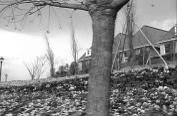
#> input picture ProjectFiles/CSC-340/Media/tree1.jpg, 177 x 116 px, found by its file name
$ python Assignment_opticalflow.py
#> lines starting #> are read from the running program, lines starting #| are printed output that depends on the picture
import cv2
import numpy as np
from math import atan2, pi, sqrt

def compute_gradients(img1, img2):
    """
    Compute the gradients of the two images (Ix, Iy, and It).

    Args:
        img1: First image (grayscale).
        img2: Second image (grayscale).

    Returns:
        Ix: Gradient in the x direction.
        Iy: Gradient in the y direction.
        It: Temporal gradient (difference between img1 and img2).
    """
    height, width = img1.shape
    Ix = [[0.0 for _ in range(width)] for _ in range(height)]
    Iy = [[0.0 for _ in range(width)] for _ in range(height)]
    It = [[0.0 for _ in range(width)] for _ in range(height)]

    for y in range(1, height - 1):
        for x in range(1, width - 1):
            # Compute gradients using central difference for spatial (Ix, Iy) and temporal (It) gradients
            Ix[y][x] = (float(img1[y][x + 1]) - float(img1[y][x - 1])) / 2.0
            Iy[y][x] = (float(img1[y + 1][x]) - float(img1[y - 1][x])) / 2.0
            It[y][x] = float(img2[y][x]) - float(img1[y][x])

    return Ix, Iy, It

def lucas_kanade_flow(img1, img2, window_size=21):
    """
    Compute the optical flow using the Lucas-Kanade method.

    Args:
        img1: First image (grayscale).
        img2: Second image (grayscale).
        window_size: Size of the window for calculating the flow.

    Returns:
        u: Horizontal optical flow.
        v: Vertical optical flow.
        Ix: Gradient in the x direction.
        Iy: Gradient in the y direction.
        It: Temporal gradient (difference between img1 and img2).
    """
    # Compute image gradients (Ix, Iy, It)
    Ix, Iy, It = compute_gradients(img1, img2)
    height, width = img1.shape
    u = [[0.0 for _ in range(width)] for _ in range(height)]
    v = [[0.0 for _ in range(width)] for _ in range(height)]

    half_win = window_size // 2

    # Loop over every pixel in the image, skipping the edges due to window size
    for y in range(half_win, height - half_win):
        for x in range(half_win, width - half_win):
            A = []
            b = []

            # Construct A matrix and b vector for each pixel in the window
            for j in range(-half_win, half_win + 1):
                for i in range(-half_win, half_win + 1):
                    ix = Ix[y + j][x + i]
                    iy = Iy[y + j][x + i]
                    it = It[y + j][x + i]
                    A.append([ix, iy])
                    b.append(-it)

            # Solve the system of equations: A * [u, v] = b
            a11 = sum([a[0] * a[0] for a in A])
            a12 = sum([a[0] * a[1] for a in A])
            a22 = sum([a[1] * a[1] for a in A])
            b1 = sum([A[i][0] * b[i] for i in range(len(A))])
            b2 = sum([A[i][1] * b[i] for i in range(len(A))])

            det = a11 * a22 - a12 * a12
            if det != 0:
                # Inverse of A matrix
                inv_a11 = a22 / det
                inv_a12 = -a12 / det
                inv_a21 = -a12 / det
                inv_a22 = a11 / det

                # Calculate u and v (optical flow components)
                u_val = inv_a11 * b1 + inv_a12 * b2
                v_val = inv_a21 * b1 + inv_a22 * b2

                u[y][x] = u_val
                v[y][x] = v_val

    return u, v, Ix, Iy, It

def normalize_and_convert_to_uint8(data):
    """
    Normalize the flow data to the range [0, 255] and convert to uint8.

    Args:
        data: 2D list of flow data (u, v, or gradients).

    Returns:
        Normalized 2D numpy array with uint8 values.
    """
    flat = [val for row in data for val in row]
    min_val = min(flat)
    max_val = max(flat)
    if max_val == min_val:
        max_val = min_val + 1  # avoid division by zero

    height = len(data)
    width = len(data[0])
    result = np.zeros((height, width), dtype=np.uint8)

    # Normalize and convert to uint8
    for y in range(height):
        for x in range(width):
            norm = (data[y][x] - min_val) / (max_val - min_val)
            result[y][x] = int(norm * 255)

    return result

def multiply_and_normalize(a, b):
    """
    Multiply two 2D arrays element-wise and normalize the result.

    Args:
        a: First 2D array.
        b: Second 2D array.

    Returns:
        Normalized product of the two arrays.
    """
    height = len(a)
    width = len(a[0])
    product = [[a[y][x] * b[y][x] for x in range(width)] for y in range(height)]
    return normalize_and_convert_to_uint8(product)

def save_intermediate_images(Ix, Iy, It, u, v, out_prefix='flow'):
    """
    Save intermediate images for visualizing the gradients, flow, and magnitude.

    Args:
        Ix, Iy, It: Image gradients in x, y, and time directions.
        u, v: Horizontal and vertical optical flow components.
        out_prefix: Prefix for output image filenames.
    """
    cv2.imwrite(f'{out_prefix}_Ix.png', normalize_and_convert_to_uint8(Ix))
    cv2.imwrite(f'{out_prefix}_Iy.png', normalize_and_convert_to_uint8(Iy))
    cv2.imwrite(f'{out_prefix}_It.png', normalize_and_convert_to_uint8(It))
    cv2.imwrite(f'{out_prefix}_ItIx.png', multiply_and_normalize(It, Ix))
    cv2.imwrite(f'{out_prefix}_ItIy.png', multiply_and_normalize(It, Iy))
    cv2.imwrite(f'{out_prefix}_u.png', normalize_and_convert_to_uint8(u))

    # 🔽 Normalizing the vertical flow component v to [0,255] and saving
    norm_v = normalize_and_convert_to_uint8(v)
    cv2.imwrite(f'{out_prefix}_v.png', norm_v)

    # Calculate magnitude of flow and save it
    mag = [[sqrt(u[y][x] ** 2 + v[y][x] ** 2) for x in range(len(u[0]))] for y in range(len(u))]
    cv2.imwrite(f'{out_prefix}_magnitude.png', normalize_and_convert_to_uint8(mag))

# [79 lines left out: functions color_flow_image, draw_arrow_overlay, not called in this run]

def show_img(title, img_path):
    """
    Display an image using OpenCV.

    Args:
        title: Title of the window.
        img_path: Path to the image file.
    """
    img = cv2.imread(img_path)
    cv2.imshow(title, img)
    cv2.waitKey(0)
    cv2.destroyAllWindows()

def main():
    """
    Main function to run the optical flow computation, save intermediate results,
    and display the color-coded flow and arrow overlays.
    """
    # Paths to input images and output
    img1_path = 'ProjectFiles/CSC-340/Media/tree1.jpg'
    img2_path = 'ProjectFiles/CSC-340/Media/tree2.jpg'
    out_prefix = 'ProjectFiles/CSC-340/Media/tree2'

    # Load and convert to grayscale
    img1 = cv2.imread(img1_path)
#> img1 is the input picture: shape (116, 177, 3); min 1, max 255, mean 139.7
    img2 = cv2.imread(img2_path)
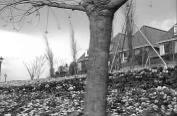
#> input picture ProjectFiles/CSC-340/Media/tree2.jpg, 177 x 116 px, found by its file name
#> img2 is the input picture: shape (116, 177, 3); min 1, max 255, mean 139.5
    gray1 = cv2.cvtColor(img1, cv2.COLOR_BGR2GRAY)
    gray2 = cv2.cvtColor(img2, cv2.COLOR_BGR2GRAY)

    # Compute optical flow
    u, v, Ix, Iy, It = lucas_kanade_flow(gray1, gray2)
#> after the loop in compute_gradients, `for y in range(1, height - 1):`: It = 116 items
#> u = 116 items; v = 116 items; Ix = 116 items; Iy = 116 items; It = 116 items

    # Save and show intermediate results
    save_intermediate_images(Ix, Iy, It, u, v, out_prefix=out_prefix)
#> in normalize_and_convert_to_uint8, `flat = [val for row in data for val in row]`: flat = 20532 items
#> in normalize_and_convert_to_uint8, `min_val = min(flat)`: min_val = -102
#> in normalize_and_convert_to_uint8, `max_val = max(flat)`: max_val = 101
#> in normalize_and_convert_to_uint8, `height = len(data)`: height = 116
#> in normalize_and_convert_to_uint8, `width = len(data[0])`: width = 177
#> in normalize_and_convert_to_uint8 (call 3), `min_val = min(flat)`: min_val = -171
#> in normalize_and_convert_to_uint8 (call 3), `max_val = max(flat)`: max_val = 177
#> after the loop in normalize_and_convert_to_uint8 (call 3), `for y in range(height):`:
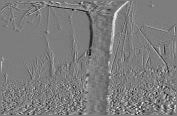
#> result: shape (116, 177); min 0, max 255, mean 124.6
#> in multiply_and_normalize, `height = len(a)`: height = 116
#> in multiply_and_normalize, `product = [[a[y][x] * b[y][x] for x in range(width)] for y in range(he..`: product = 116 items
#> in normalize_and_convert_to_uint8 (call 4), `min_val = min(flat)`: min_val = -6583.5
#> in normalize_and_convert_to_uint8 (call 4), `max_val = max(flat)`: max_val = 9601.5
#> after the loop in normalize_and_convert_to_uint8 (call 4), `for y in range(height):`:
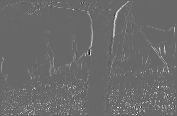
#> result: shape (116, 177); min 0, max 255, mean 106.8
#> in normalize_and_convert_to_uint8 (call 5), `min_val = min(flat)`: min_val = -10657.5
#> in normalize_and_convert_to_uint8 (call 5), `max_val = max(flat)`: max_val = 7980
#> after the loop in normalize_and_convert_to_uint8 (call 5), `for y in range(height):`:
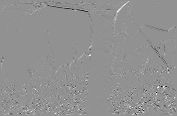
#> result: shape (116, 177); min 0, max 255, mean 145.3
#> in normalize_and_convert_to_uint8 (call 6), `min_val = min(flat)`: min_val = -1.55
#> in normalize_and_convert_to_uint8 (call 6), `max_val = max(flat)`: max_val = 0.35
#> after the loop in normalize_and_convert_to_uint8 (call 6), `for y in range(height):`:
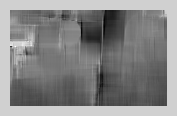
#> result: shape (116, 177); min 0, max 255, mean 132.6
#> in normalize_and_convert_to_uint8 (call 7), `min_val = min(flat)`: min_val = -0.536
#> in normalize_and_convert_to_uint8 (call 7), `max_val = max(flat)`: max_val = 1.65
#> after the loop in normalize_and_convert_to_uint8 (call 7), `for y in range(height):`:
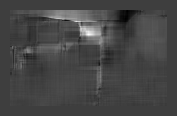
#> result: shape (116, 177); min 0, max 255, mean 69.6
#> in save_intermediate_images, `mag = [[sqrt(u[y][x] ** 2 + v[y][x] ** 2) for x in range(len(u[0]))] f..`: mag = 116 items
#> in normalize_and_convert_to_uint8 (call 8), `min_val = min(flat)`: min_val = 0
#> in normalize_and_convert_to_uint8 (call 8), `max_val = max(flat)`: max_val = 2.05
#> after the loop in normalize_and_convert_to_uint8 (call 8), `for y in range(height):`:
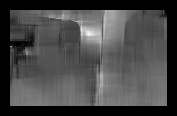
#> result: shape (116, 177); min 0, max 255, mean 71.4
    show_img("Ix", f'{out_prefix}_Ix.png')
    show_img("Iy", f'{out_prefix}_Iy.png')
    show_img("It", f'{out_prefix}_It.png')
    show_img("It*Ix", f'{out_prefix}_ItIx.png')
    show_img("It*Iy", f'{out_prefix}_ItIy.png')
    show_img("u", f'{out_prefix}_u.png')
    show_img("v", f'{out_prefix}_v.png')
    show_img("Magnitude", f'{out_prefix}_magnitude.png')

    # Color-coded flow and arrows
    color_img = color_flow_image(u, v)
    arrow_img = draw_arrow_overlay(gray1, u, v)

    cv2.imwrite(f'{out_prefix}_color.png', color_img)
    cv2.imwrite(f'{out_prefix}_arrows.png', arrow_img)

    cv2.imshow("Color-coded Flow", color_img)
    cv2.waitKey(0)
    cv2.destroyAllWindows()

    cv2.imshow("Arrow Overlay", arrow_img)
    cv2.waitKey(0)
    cv2.destroyAllWindows()

    print("All images saved and displayed.")

if __name__ == "__main__":
    main()
